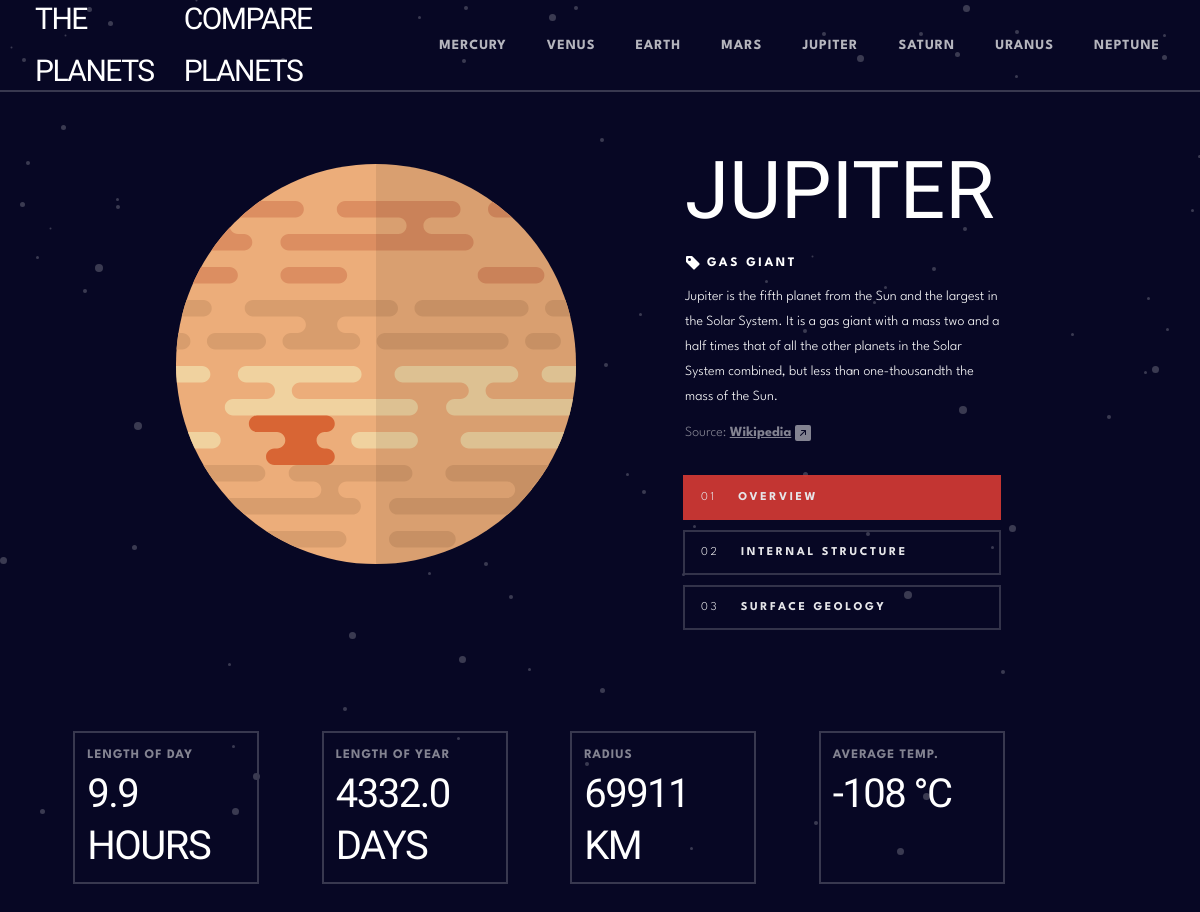
The app's page /Jupiter/1/ with its own data.
### planets_app/models.py (models this page shows, shortened)
class Planet(models.Model):
    YES = "Y"
    NO = "N"
    Y_N_CHOICES = [
        (YES, "Yes"),
        (NO, "No")
    ]
    mass = models.CharField(max_length=50, default='add a value')
    gravity = models.FloatField(validators=[MinValueValidator(0.0)], default=0.0)
    distance_sun = models.FloatField(validators=[MinValueValidator(0.0)], default=0.0)
    moons_num = models.IntegerField(default=0)
    rings = models.CharField(max_length=1, choices=Y_N_CHOICES, default=YES)
    category_id = models.ForeignKey(PlanetType, on_delete=models.CASCADE, default=1)
    name = models.CharField(max_length=50)
    overview = models.TextField()
    overview_source = models.URLField()
    structure = models.TextField()
    structure_source = models.URLField()
    geology = models.TextField()
    geology_source = models.URLField()
    rotation = models.FloatField(validators=[MinValueValidator(0.0)], default=0.0)
    revolution = models.FloatField(validators=[MinValueValidator(0.0)], default=0.0)
    radius = models.FloatField(validators=[MinValueValidator(0.0)], default=0.0)
    temperature = models.FloatField(default=0.0)
    planet_image = models.FileField(upload_to="static/images/",
                                    validators=[FileExtensionValidator(['pdf', 'doc', 'svg'])])
    internal_image = models.FileField(upload_to="static/images/",
                                      validators=[FileExtensionValidator(['pdf', 'doc', 'svg'])])
    geology_image = models.ImageField(upload_to="static/images/")

class PlanetType(models.Model):
    TERRESTRIAL_PLANET = "TP"
    GAS_GIANT = "GGP"
    PLANET_TYPES_CATEGORY = [
        (TERRESTRIAL_PLANET, "Terrestrial Planet"),
        (GAS_GIANT, "Gas Giant")
    ]
    planet_category = models.CharField(max_length=3, choices=PLANET_TYPES_CATEGORY)
    def __str__(self):
        planet_category_dict = dict(self.PLANET_TYPES_CATEGORY)
        category_full_name = planet_category_dict[self.planet_category]
        return f"{category_full_name}"

### planets_app/views.py (the view)
# urls.py: path('<str:planet_name>/<str:planet_section>/', views.planet_detail, name='planet_detail'),
def planet_detail(request, planet_name, planet_section):
    active_planet = planet_name
    active_section = planet_section
    if planet_name in planet_names and planet_section in planet_sections:
        planet = get_object_or_404(Planet, name=planet_name)
        return render(request, 'planets_app/planet_detail.html', {'planet': planet,
                                                                  'planet_names': planet_names,
                                                                  'active_planet': active_planet,
                                                                  'active_section': active_section
                                                                  })
    else:
        return render(request, 'planets_app/404.html')

### templates/planets_app/planet_detail.html (shortened to what this page needs)
{% extends "planets_app/base.html" %}
{% load static %}
{% block body_block %}
<div class="container-fluid row p-5">
    <div class="col-lg-7" style="text-align:center">
        <div class="tab-content">
            <div id="target1-img" class="container tab-pane{% if active_section == '1' %} active {% endif %}"><br>
                <img alt="{{ planet.name }} Overview" title="{{ planet.name }} Overview"
                     src="{{ planet.planet_image.url }}" width="400">
            </div>
        </div>
    </div>
    <div class="col-lg-4">
        <div style="height:330px">
            <div class="tab-content h-50 planet-details-h-body">
                <h1>{{ planet.name }}</h1>
                <h3>
                    <svg xmlns="http://www.w3.org/2000/svg" width="16" height="16" fill="currentColor"
                         class="bi bi-tag-fill" viewBox="0 0 16 16">
                        <path d="M2 1a1 1 0 0 0-1 1v4.586a1 1 0 0 0 .293.707l7 7a1 1 0 0 0 1.414 0l4.586-4.586a1 1 0 0 0 0-1.414l-7-7A1 1 0 0 0 6.586 1H2zm4 3.5a1.5 1.5 0 1 1-3 0 1.5 1.5 0 0 1 3 0z"/>
                    </svg>
                    {{ planet.category_id }}
                </h3>
                <div id="target1" class="tab-pane{% if active_section == '1' %} active {% endif %}">
                    <p style="height:120px">{{ planet.overview }}</p>
                    <p class="p-source">Source:
                        <a href="{{ planet.overview_source }}">Wikipedia</a>
                    </p>
                </div>
            </div>
        </div>
        <ul class="nav nav-pills flex-column col-12" role="tablist">
            <li class="nav-item">
                <a class="nav-link-custom {% if active_section == '1' %} active {% endif %}"
                   href="{% url 'planets_app:planet_detail' planet_name=active_planet planet_section=1 %}">01 <span> Overview</span>
                </a>
            </li>
            <li class="nav-item">
                <a class="nav-link-custom {% if active_section == '2' %} active {% endif %}"
                   href="{% url 'planets_app:planet_detail' planet_name=active_planet planet_section=2 %}">02 <span> Internal structure</span>
                </a>
            </li>
            <li class="nav-item">
                <a class="nav-link-custom {% if active_section == '3' %} active {% endif %}"
                   href="{% url 'planets_app:planet_detail' planet_name=active_planet planet_section=3 %}">03 <span> Surface geology</span>
                </a>
            </li>
        </ul>
    </div>
</div>
<div class="container mt-5">
    <div class="row">
        <div class="col-sm-2 col-border planet-details-h-footer">
            <h4>Length of day</h4>
            <h2>{{ planet.rotation }} hours</h2>
        </div>
        <div class="col-sm-2 col-border planet-details-h-footer">
            <h4>Length of year</h4>
            <h2>{{ planet.revolution }} days</h2>
        </div>
        <div class="col-sm-2 col-border planet-details-h-footer">
            <h4>Radius</h4>
            <h2>{{ planet.radius|floatformat:0 }} km</h2>
        </div>
        <div class="col-sm-2 col-border planet-details-h-footer">
            <h4>Average temp.</h4>
            <h2>{{ planet.temperature|floatformat:0 }} &deg;C</h2>
        </div>
    </div>
</div>
{% endblock %}

### static/css/main_style.css (style rules this page uses)
:root { --white: #FFFFFF; --black: #070724; --gray-dark: #38384F; --gray-light: #838391; --mercury: #419EBB; --venus: #EDA249; --earth: #6f2ed6; --mars: #D14C32; --jupiter: #D83A34; --saturn: #CD5120; --uranus: #1ec2a4; --neptune: #2d68f0; }
h1 { font-family: 'Antonio', sans-serif; font-weight: 500 !important; font-size: 80px !important; line-height: 103px !important; text-transform: uppercase; }
h2 { font-family: 'Antonio', sans-serif; font-weight: 500 !important; font-size: 40px !important; line-height: 52px !important; letter-spacing: -1.5px; text-transform: uppercase; }
h3 { font-family: 'League Spartan', sans-serif; font-weight: 700 !important; font-size: 13px !important; line-height: 25px !important; letter-spacing: 2.6px; text-transform: uppercase; }
h4 { font-family: 'League Spartan', sans-serif; font-weight: 700 !important; font-size: 13px !important; line-height: 25px !important; letter-spacing: 1px; text-transform: uppercase; color: var(--gray-light); }
p { font-family: 'League Spartan', sans-serif; font-weight: 300; font-size: 14px; line-height: 25px; }
.p-source { font-family: 'League Spartan', sans-serif; font-weight: 300; font-size: 14px; line-height: 25px; color: var(--gray-light); }
.p-source a { font-weight:bold; color: var(--gray-light) !important; }
.nav-link-custom { margin: 5px 0px 5px -2px; border: 2px solid var(--gray-dark); display: block; padding: var(--bs-nav-link-padding-y) var(--bs-nav-link-padding-x); text-decoration: none; transition: color .15s ease-in-out,background-color .15s ease-in-out,border-color .15s ease-in-out; }
.nav-link-custom.active { color: var(--white); }
.nav-link-custom.active[href*="Jupiter"] { background-color: var(--jupiter) !important; border: 2px solid var(--jupiter); }
.nav li a:link, a:visited { color: var(--white); opacity: 0.9; font-family: 'League Spartan', sans-serif; font-weight: 300 !important; font-size: 12px !important; line-height: 25px !important; letter-spacing: 2.6px; text-transform: uppercase; }
span { font-weight:bold; padding: inherit; }
.col-border { border: 2px solid var(--gray-dark); margin: 2.8%; padding: 10px; text-align: left !important; }
.align-bottom p, h4, h3, h2 { text-align: center !important; margin-bottom: 0 !important; }
.planet-details-h-body h3 { text-align: left !important; margin-bottom: 0.5rem !important; }
.planet-details-h-footer h4 { text-align: left !important; margin-bottom: 0 !important; }
.planet-details-h-footer h2 { text-align: left !important; margin-bottom: 0 !important; }
#bg-body { background: url('images/background-stars.svg'), var(--black); font-family: verdana; color: var(--white); }

### records on screen
Planet: planet_image (picture), name "JUPITER", category_id "GAS GIANT", overview "Jupiter is the fifth planet from the Sun and the largest in the Solar System. It is a gas giant with a mass two and a half times that of all the other planets in the Solar System combined, but less than one-thousandth the mass of the Sun.", rotation "9.9", revolution "4332.0", radius "69911", temperature "-108"
